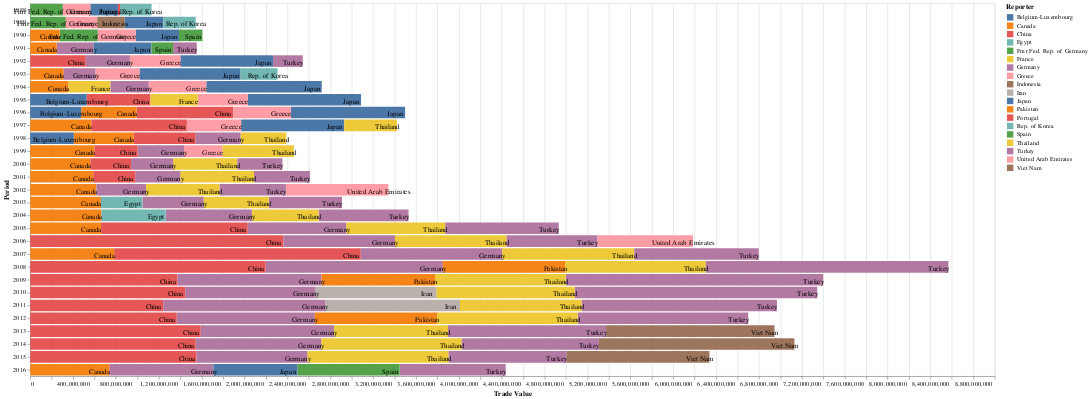

Source (notebook cell):
### Markdown cell above
11. Visualizar los 5 principales Exportadores por año

### Code cell
bars = alt.Chart(df).mark_bar().encode(
    x=alt.X('Trade Value', stack='zero'),
    y=alt.Y('Period:N'),
    color=alt.Color('Reporter')
).properties(width=1500)

text = alt.Chart(df).mark_text(dx=-15, dy=3, color='black').encode(
    x=alt.X('Trade Value', stack='zero'),
    y=alt.Y('Period:N'),
    detail='Reporter:N',
    text=alt.Text('Reporter')
)

bars + text

### Figure 1 — Vega-Lite specification as saved in the notebook (floating-point values rounded to 4 significant figures; data arrays with more than 128 entries replaced by an {"elided": "..."} marker saying what was removed)
{"config": {"view": {"continuousWidth": 400, "continuousHeight": 300}}, "layer": [{"mark": "bar", "encoding": {"color": {"field": "Reporter", "type": "nominal"}, "x": {"field": "Trade Value", "stack": "zero", "type": "quantitative"}, "y": {"field": "Period", "type": "nominal"}}, "width": 1500}, {"mark": {"type": "text", "color": "black", "dx": -15, "dy": 3}, "encoding": {"detail": {"field": "Reporter", "type": "nominal"}, "text": {"field": "Reporter", "type": "nominal"}, "x": {"field": "Trade Value", "stack": "zero", "type": "quantitative"}, "y": {"field": "Period", "type": "nominal"}}}], "data": {"name": "data-3a86dd52cb2849571da9b724d8101bad"}, "$schema": "https://vega.github.io/schema/vega-lite/v4.17.0.json", "datasets": {"data-3a86dd52cb2849571da9b724d8101bad": {"elided": "145 records"}}}
